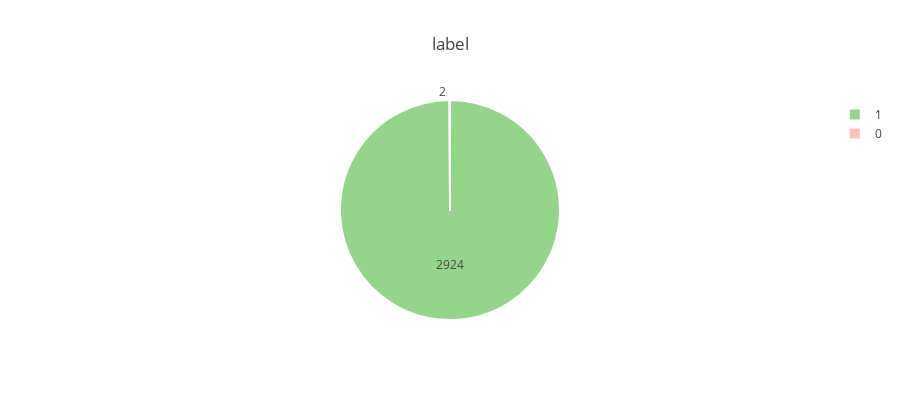

Notebook code cell kept with this figure:
### Code cell
exploreCat(merge_df, "label")

### Figure 1 — Plotly figure (JSON) as saved in the notebook; plotly's stock layout.template omitted (floating-point values rounded to 4 significant figures)
{"data": [{"hoverinfo": "all", "labels": [1, 0], "marker": {"colors": ["#96D38C", "#FEBFB3"], "line": {"color": "#fff", "width": 2}}, "textfont": {"size": 12}, "textinfo": "value", "type": "pie", "uid": "35cd2e5e-9410-11e8-82af-6c40089fb510", "values": [2924, 2]}], "layout": {"height": 400, "title": "label"}}
